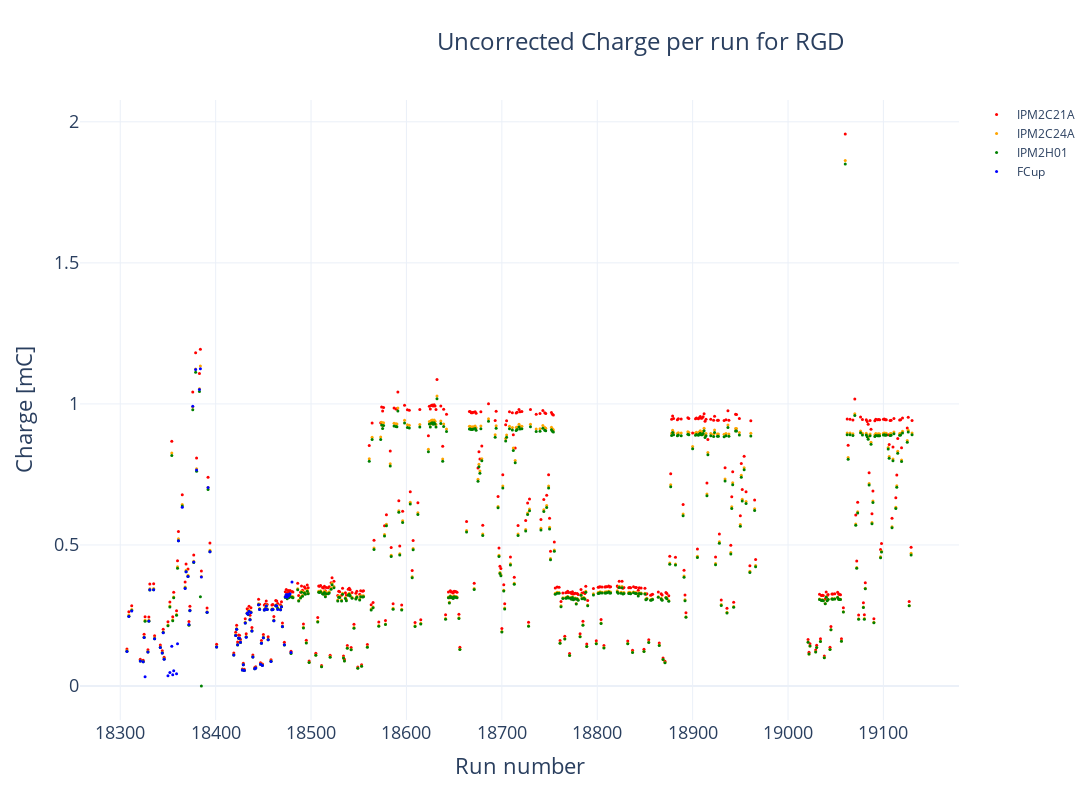

Source (notebook cell):
### Code cell
fig = make_subplots() # (specs=[[{"secondary_y": True}]])
fig.update_layout(width=1280, height=800,
                  title=go.layout.Title(text=f"Uncorrected Charge per run for RGD", xanchor="left", x=0.4),
                  titlefont=dict(size=24),)
fig.add_trace(go.Scatter(x=dfx.number, y=dfx.IPM2C21A, mode='markers', name='IPM2C21A', marker=dict(color='red', size=3)), secondary_y=False)
fig.add_trace(go.Scatter(x=dfx.number, y=dfx.IPM2C24A, mode='markers', name='IPM2C24A', marker=dict(color='orange', size=3)), secondary_y=False)
fig.add_trace(go.Scatter(x=dfx.number, y=dfx.IPM2H01, mode='markers', name='IPM2H01', marker=dict(color='green', size=3)), secondary_y=False)
fig.add_trace(go.Scatter(x=dfx.loc[dfx.start_time<start_fcup_trouble,"number"], y=dfx.loc[dfx.start_time<start_fcup_trouble,"scaler_calc1b"], mode='markers', name='FCup', marker=dict(color='blue', size=3)), secondary_y=False)



fig.update_xaxes(title_text="Run number", titlefont=dict(size=22), tickfont=dict(size=18), tickformat="%5d")
fig.update_yaxes(title_text="Charge [mC]", titlefont=dict(size=22), tickfont=dict(size=18))
fig.show()

### Figure 1 — Plotly figure (JSON) as saved in the notebook; plotly's stock layout.template omitted (floating-point values rounded to 4 significant figures; data arrays with more than 128 entries replaced by an {"elided": "..."} marker saying what was removed)
{"data": [{"marker": {"color": "red", "size": 3}, "mode": "markers", "name": "IPM2C21A", "type": "scatter", "x": {"elided": "487 int values"}, "xaxis": "x", "y": {"elided": "487 float values"}, "yaxis": "y"}, {"marker": {"color": "orange", "size": 3}, "mode": "markers", "name": "IPM2C24A", "type": "scatter", "x": {"elided": "487 int values"}, "xaxis": "x", "y": {"elided": "487 float values"}, "yaxis": "y"}, {"marker": {"color": "green", "size": 3}, "mode": "markers", "name": "IPM2H01", "type": "scatter", "x": {"elided": "487 int values"}, "xaxis": "x", "y": {"elided": "487 float values"}, "yaxis": "y"}, {"marker": {"color": "blue", "size": 3}, "mode": "markers", "name": "FCup", "type": "scatter", "x": [18307, 18309, 18312, 18321, 18324, 18325, 18326, 18329, 18330, 18331, 18335, 18336, 18342, 18344, 18345, 18346, 18350, 18352, 18354, 18355, 18356, 18359, 18360, 18361, 18365, 18368, 18369, 18371, 18372, 18373, 18376, 18377, 18379, 18380, 18383, 18384, 18385, 18391, 18392, 18394, 18401, 18419, 18421, 18422, 18423, 18424, 18425, 18426, 18428, 18429, 18430, 18431, 18432, 18433, 18434, 18435, 18436, 18437, 18438, 18439, 18441, 18442, 18445, 18446, 18447, 18448, 18449, 18450, 18451, 18452, 18453, 18454, 18455, 18458, 18459, 18460, 18461, 18463, 18464, 18465, 18468, 18469, 18470, 18472, 18473, 18474, 18475, 18476, 18477, 18478, 18479, 18480], "xaxis": "x", "y": [0.1222, 0.2462, 0.2656, 0.08857, 0.08635, 0.1715, 0.03279, 0.1205, 0.2302, 0.3409, 0.3413, 0.1675, 0.1364, 0.1169, 0.1889, 0.09523, 0.03635, 0.04824, 0.1407, 0.03983, 0.0541, 0.04306, 0.15, 0.5153, 0.6337, 0.3454, 0.4052, 0.3883, 0.2176, 0.2677, 0.9914, 0.4395, 1.122, 0.7659, 1.051, 1.125, 0.3868, 0.2618, 0.7041, 0.4761, 0.1384, 0.1097, 0.179, 0.2011, 0.1461, 0.1699, 0.169, 0.1547, 0.05689, 0.07565, 0.05467, 0.2237, 0.1731, 0.2578, 0.2541, 0.2639, 0.2346, 0.2604, 0.195, 0.1027, 0.06099, 0.06379, 0.2879, 0.2711, 0.07702, 0.1514, 0.07308, 0.1713, 0.2695, 0.2734, 0.2832, 0.2709, 0.1638, 0.0872, 0.2702, 0.2709, 0.2313, 0.2845, 0.2837, 0.2709, 0.2707, 0.2809, 0.2111, 0.1459, 0.316, 0.3241, 0.3143, 0.3245, 0.3205, 0.3269, 0.1186, 0.3685], "yaxis": "y"}], "layout": {"height": 800, "title": {"font": {"size": 24}, "text": "Uncorrected Charge per run for RGD", "x": 0.4, "xanchor": "left"}, "width": 1280, "xaxis": {"anchor": "y", "autorange": true, "domain": [0, 1], "range": [18260.0, 19180.0], "tickfont": {"size": 18}, "tickformat": "%5d", "title": {"font": {"size": 22}, "text": "Run number"}, "type": "linear"}, "yaxis": {"anchor": "x", "autorange": true, "domain": [0, 1], "range": [-0.1205, 2.077], "tickfont": {"size": 18}, "title": {"font": {"size": 22}, "text": "Charge [mC]"}, "type": "linear"}}}
